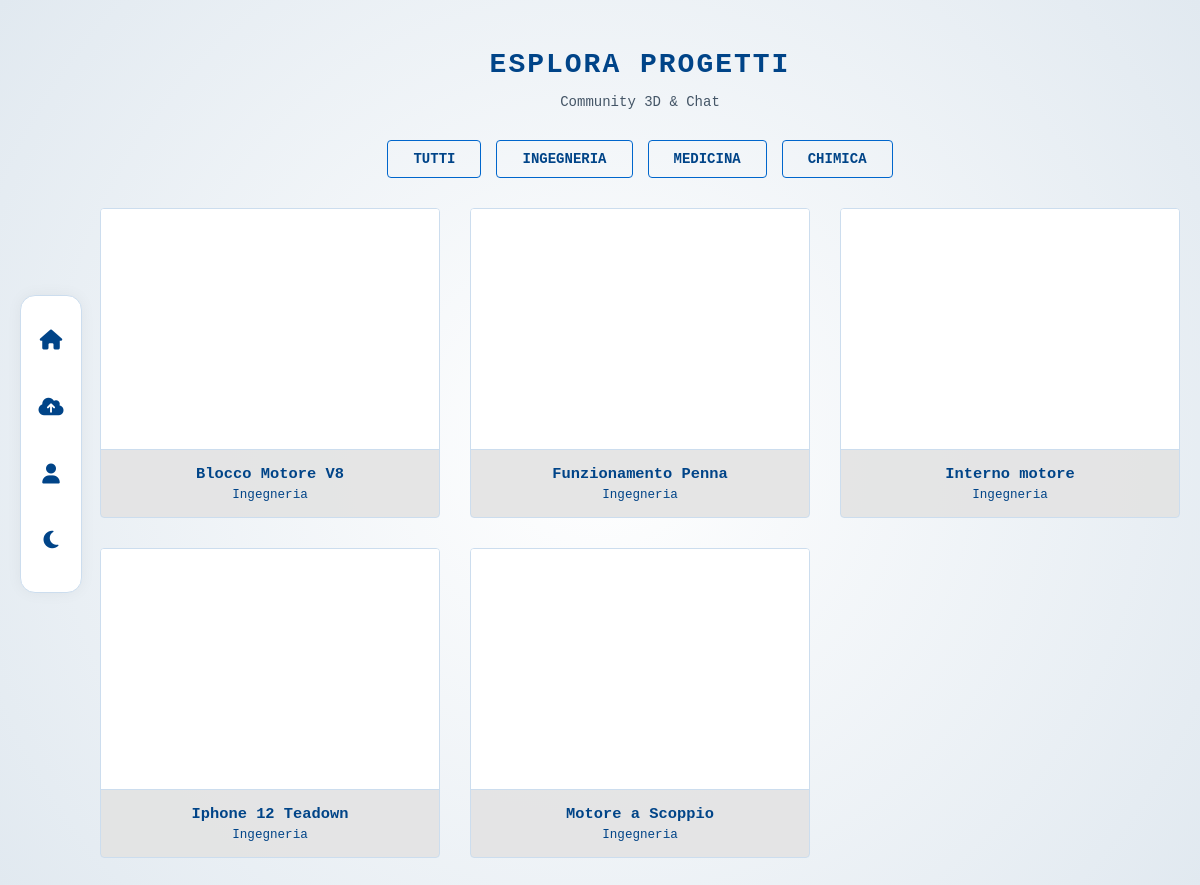
Screenshot of /Image-Gallary/index.php?category=Ingegneria (signed in) with the database file from the repository.
### tables this page shows
CREATE TABLE `gallary` (
  `title` varchar(100) NOT NULL,
  `category` varchar(50) NOT NULL,
  `path` varchar(100) NOT NULL
);

### Image-Gallary/index.php (the view, shortened to what this page needs)
<?php
    include("./connect.php");
?>
<!DOCTYPE html>
<html lang="it">
<head>
    <link rel="stylesheet" href="https://cdnjs.cloudflare.com/ajax/libs/font-awesome/6.4.0/css/all.min.css">
    <link rel="stylesheet" href="style.css?v=2">
</head>
<body>
    <div class="sidebar-nav">
        <a href="index.php" class="sidebar-btn" title="Home"><i class="fas fa-home icon"></i></a>
        <a href="#" onclick="openUploadModal(); return false;" class="sidebar-btn" title="Upload"><i class="fas fa-cloud-upload-alt icon"></i></a>
        <a href="../login/personal.php" class="sidebar-btn" title="Profilo"><i class="fas fa-user icon"></i></a>
        <button onclick="toggleDarkMode()" class="sidebar-btn" title="Cambia Tema" style="margin-top:auto; margin-bottom:10px;">
            <i id="theme-icon" class="fas fa-moon icon"></i>
        </button>
    </div>
    <div class="container">
        <h1 style="text-align:center; margin-bottom: 10px;">Esplora Progetti</h1>
        <p style="text-align:center; margin-bottom: 30px;">Community 3D & Chat</p>
        <div class="filters">
            <a href="index.php" class="filter-btn">Tutti</a>
            <a href="?category=Ingegneria" class="filter-btn">Ingegneria</a>
            <a href="?category=Medicina" class="filter-btn">Medicina</a>
            <a href="?category=Chimica" class="filter-btn">Chimica</a>
        </div>
        <div class="gallery-grid">
            <?php
                $where = isset($_GET['category']) ? "WHERE category='".mysqli_real_escape_string($connect, $_GET['category'])."'" : "";
                $res = mysqli_query($connect, "SELECT * FROM gallary $where ORDER BY title ASC");
                while ($row = mysqli_fetch_assoc($res)) {
                    $path = "./uploads/" . $row['path'];
                    $t = htmlspecialchars($row['title']);
                    $c = htmlspecialchars($row['category']);
                    $f = $row['path'];
            ?>
                <div class='card' onclick="openViewModal('<?php echo $path; ?>', '<?php echo $t; ?>', '<?php echo $c; ?>', '<?php echo $f; ?>')">
                    <model-viewer
                        src="<?php echo $path; ?>"
                        loading="lazy"
                        reveal="auto"
                        interaction-prompt="none"
                        disable-zoom
                        shadow-intensity="1"
                        style="pointer-events: none; width:100%; height:240px; background:var(--modal-bg);">
                    </model-viewer>
                    <div class='card-info'>
                        <div style="font-weight:700; font-size:1.1em;"><?php echo $t; ?></div>
                        <div style="font-size:0.9em; margin-top:5px;"><?php echo $c; ?></div>
                    </div>
                </div>
            <?php } ?>
        </div>
    </div>
</body>
</html>

### Image-Gallary/style.css (style rules this page uses)
:root { --primary: #0066cc; --primary-hover: #004488; --accent-glow: rgba(0, 102, 204, 0.3); --bg: #f0f4f8; --bg-gradient: radial-gradient(circle at center, #ffffff 0%, #e1e9f0 100%); --card-bg: rgba(255, 255, 255, 0.9); --card-border: #ccddee; --text-main: #004488; --text-sec: #445566; --modal-bg: #ffffff; --sidebar-bg: #ffffff; --sidebar-border: #ccddee; --input-bg: #ffffff; --input-border: #ccddee; --chat-bg: #f9fbfd; --shadow: rgba(0, 0, 0, 0.05); }
body { font-family: 'Courier New', Courier, monospace; background: var(--bg); background-image: var(--bg-gradient); background-attachment: fixed; color: var(--text-main); margin: 0; padding: 0; padding-left: 80px; transition: all 0.5s ease; font-size: 14px; }
h1, h2, h3, h4 { color: var(--text-main); text-transform: uppercase; letter-spacing: 2px; font-weight: bold; }
p, label, span { color: var(--text-sec); }
.container { max-width: 1400px; margin: 0 auto; padding: 30px 20px; position: relative; z-index: 1; }
.sidebar-nav { display: flex; flex-direction: column; background-color: var(--sidebar-bg); border: 1px solid var(--sidebar-border); width: 60px; padding: 20px 0; align-items: center; justify-content: flex-start; border-radius: 15px; position: fixed; left: 20px; top: 50%; transform: translateY(-50%); z-index: 2000; gap: 20px; box-shadow: 0 0 15px var(--shadow); backdrop-filter: blur(5px); }
.sidebar-btn { border: 1px solid transparent; background: transparent; width: 45px; height: 45px; border-radius: 8px; display: flex; align-items: center; justify-content: center; color: var(--text-main); cursor: pointer; text-decoration: none; transition: all 0.3s; }
.icon { font-size: 20px; }
.filters { display: flex; gap: 15px; flex-wrap: wrap; justify-content: center; margin-bottom: 30px; }
.filter-btn { text-decoration: none; color: var(--text-main); background: transparent; padding: 10px 25px; border-radius: 4px; font-size: 14px; border: 1px solid var(--primary); font-weight: bold; text-transform: uppercase; transition: 0.3s; }
.gallery-grid { display: grid; grid-template-columns: repeat(auto-fill, minmax(280px, 1fr)); gap: 30px; }
.card { background: var(--card-bg); border: 1px solid var(--card-border); border-radius: 4px; overflow: hidden; box-shadow: 0 4px 15px rgba(0,0,0,0); transition: all 0.3s; height: auto; display: flex; flex-direction: column; cursor: pointer; position: relative; }
.card model-viewer { width: 100%; height: 240px; background: transparent; }
.card::after { content: ""; position: absolute; top: 0; left: 0; width: 100%; height: 100%; pointer-events: none; box-shadow: inset 0 0 20px rgba(0,0,0,0.5); display: none; }
.card-info { padding: 15px; text-align: center; flex-grow: 1; display: flex; flex-direction: column; justify-content: center; border-top: 1px solid var(--card-border); background: rgba(0,0,0,0.1); }

### rows the page displays
gallary: title "Blocco Motore V8", category "Ingegneria"
gallary: title "Funzionamento Penna", category "Ingegneria"
gallary: title "Interno motore", category "Ingegneria"
gallary: title "Iphone 12 Teadown", category "Ingegneria"
gallary: title "Motore a Scoppio", category "Ingegneria"
